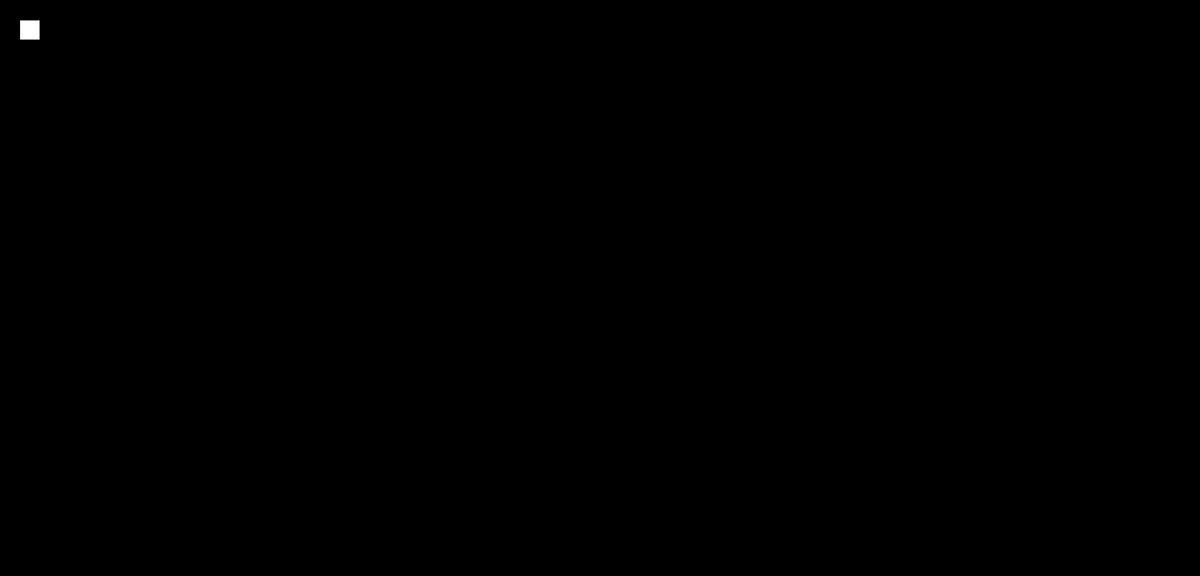
Frame 1 (no input)
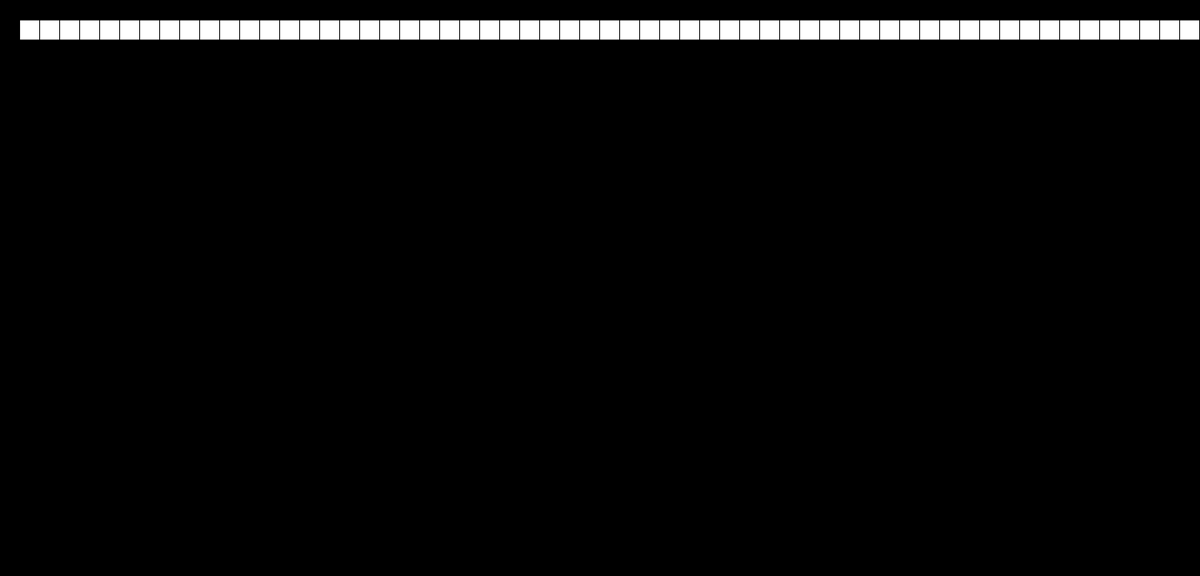
Frame 60 (no input)
Frame 120 (the mouse pressed at the canvas centre since frame 60): identical to frame 60, image omitted

The p5.js sketch that drew these frames (run headless with seeded random() and noise() and a simulated clock; from frame 60 on, the mouse is pressed at the canvas centre):

// p5.js sketch
// ── sketch.js
let x = 25;
let y = 25;
let dir = "r";
function setup() {
	createCanvas(1500,720);
	background(0);
	fill(256);
}
function draw() {
	rect(x,y,25,25);
	if (dir === "u") { y = y - 25; y = y + 12.5; y = y - 12.5;} else
	if (dir === "d") { y = y + 25; y = y - 12.5; y = y + 12.5;} else
	if (dir === "l") { x = x - 25; x = x + 12.5; x = x - 12.5; } else
	if (dir === "r") { x = x + 25; x = x - 12.5; x = x + 12.5; }
	
	
}
function keyPressed() {
	if (keyCode === UP_ARROW) { dir = "u"; } else
	if (keyCode === DOWN_ARROW) { dir = "d"; } else
	if (keyCode === LEFT_ARROW) { dir = "l"; } else
	if (keyCode === RIGHT_ARROW) { dir = "r"; } else
	if (keyCode === SHIFT) { 
	
	if (dir === "u") { y = y - 25; } else
	if (dir === "d") { y = y + 25; } else
	if (dir === "l") { x = x - 25; } else
	if (dir === "r") { x = x + 25; }
	
	}
}
